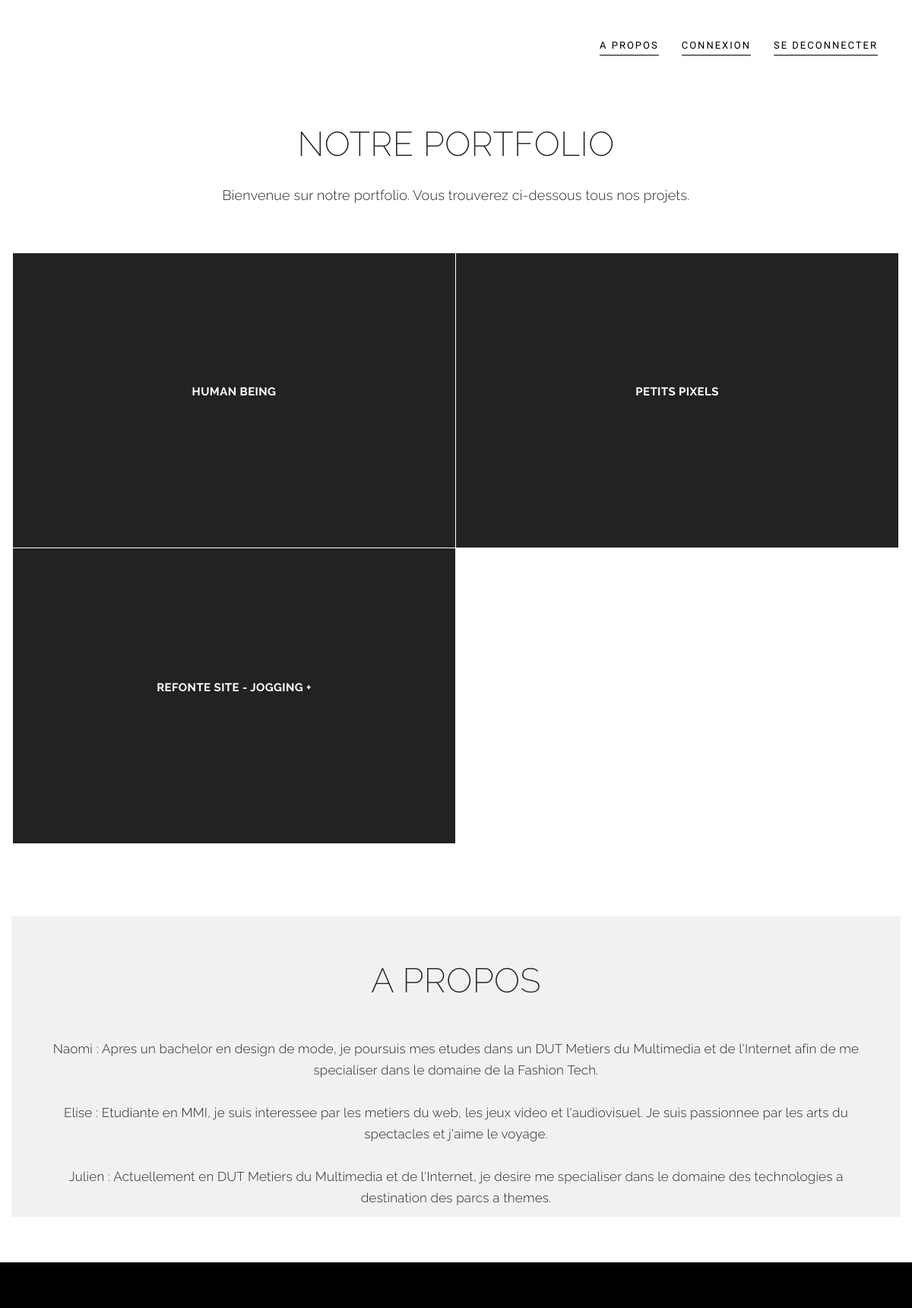
The page / on the database its author committed.
### tables this page shows
CREATE TABLE IF NOT EXISTS `works` (
  `id` int(11) NOT NULL AUTO_INCREMENT,
  `title` varchar(256) NOT NULL,
  `description` varchar(10000) NOT NULL,
  PRIMARY KEY (`id`)
);

CREATE TABLE IF NOT EXISTS `description` (
  `id` int(255) NOT NULL AUTO_INCREMENT,
  `texte` varchar(10000) NOT NULL,
  PRIMARY KEY (`id`)
);

### php/code.php (called while the page is built, shortened)
<?php
require("database.php");
class Users {
        function get_description()
    {
        global $db;
        $request = "SELECT texte FROM description WHERE id=1";
        $resultat = $db->query($request);
        $description = $resultat->fetch();
        return($description);
    }
}
class Works {
    function get_works()
    {
        global $db;
        $request = "SELECT * FROM works";
        $resultat = $db->query($request);
        $works = $resultat->fetchAll();
        return($works);
    }
}
?>

### index.php (the view, shortened to what this page needs)
<?php
include_once("php/code.php");
$user = new Users;
$work = new Works;
?>
<html lang="fr">
<head>
		<link href="css/bootstrap.min.css" rel="stylesheet">
		<link rel="stylesheet" href="https://maxcdn.bootstrapcdn.com/font-awesome/4.4.0/css/font-awesome.min.css">
		<link href="css/style.css" rel="stylesheet">
	</head>
	<body id="page-top" class="">
		<nav class="navbar navbar-default">
			<div class="container">
				<div class="navbar-header page-scroll">
					<a class="navbar-brand page-scroll" href="#page-top"></a>
				</div>
				<div class="navbar-collapse collapse in" id="bs-example-navbar-collapse-1" aria-expanded="true" style="">
					<ul class="nav navbar-nav navbar-right">
						<li>
							<a class="page-scroll" href="#about">A Propos</a>
						</li>
						<li>
							<a class="page-scroll" href="login.php">Connexion</a>
						</li>
						<li>
                        <li>
                            <a class="page-scroll" href="logout.php">Se deconnecter</a>
                        </li>
					</ul>
				</div>
			</div>
		</nav>
		<section id="portfolio">
			<div class="container">
			<div class="row">
				<div class="col-lg-12 text-center">
					<div class="section-title">
						<h2>Notre portfolio</h2>
						<p>Bienvenue sur notre portfolio. Vous trouverez ci-dessous tous nos projets.</p>
					</div>
				</div>
			</div>
			<div class="row row-0-gutter">
                <?php
                 $allworks = $work->get_works();
                foreach($allworks as $w)
                  { ?>
				<div class="col-md-6 col-0-gutter">
					<div class="ot-portfolio-item">
						<a href="project.php?id=<?php echo($w["id"]); ?>">
                            <figure class="effect-bubba">
							<img src="images/demo/portfolio-1.jpg" alt="img02" class="img-responsive">
							<figcaption>
								<h2>
                                <?php echo($w["title"]); ?></h2>
							</figcaption>
						</figure>
                    </a>
					</div>
				</div>
            <?php } ?>
			</div>
			</div>
		</section>
		<section id="about" class="mz-module">
			<div class="container light-bg">
				<div class="row">
					<div class="col-lg-12 text-center">
						<div class="section-title">
							<h2>A PROPOS</h2>
						</div>
					</div>
				</div>
				<div class="row">
					<div class="text-center">
						<div class="mz-about-container">
						<p><?php $description = $user->get_description();
                         echo ($description["texte"]); ?></p>
						</div>
					</div>
					<div class="col-md-6">
					</div>
				</div>
			</div>
		</section>
		<footer>
		</footer>
</body></html>

### css/style.css (style rules this page uses)
body { margin: 0px; font-family: "Raleway", Sans-serif; }
h1, h2, h3, h4, h5, h6 { font-weight: 200; letter-spacing: 0.4px; font-family: "Raleway", Sans-serif; color: #232323; }
p { font-family: 'Raleway', sans-serif; font-size: 17px; font-weight: 300; line-height: 28px; letter-spacing: 0.2px; color: #252525; }
a, a:hover, a:focus, a:active, a.active { outline: 0; }
@media (min-width: 768px) { section { padding: 150px 0; } }
section { padding: 35px 0 60px; }
.row-0-gutter { margin-left: -13px; margin-right: -13px; }
.col-0-gutter { padding-left: 0; padding-right: 0; }
.navbar-default { background-color: #F1F1F1; border-color: transparent }
.navbar-default .navbar-brand { color: #fff; padding: 5px; }
.navbar-default .navbar-collapse { border-color: rgba(255,255,255,.02) }
.navbar-default .nav li a { font-family: "Roboto",sans-serif; text-transform: uppercase; font-size: 13px; font-weight: 400; letter-spacing: 2px; color: #000; border-bottom: 1px solid; border-color: #000; margin: 10px 15px; padding: 0 0 2px 0; }
@media (min-width:768px) { .navbar-default { background-color: transparent; padding: 40px 0 0px; -webkit-transition:padding .3s; -moz-transition:padding .3s; transition:padding .3s; border:0 } }
@media (min-width:768px) { .navbar-default .navbar-brand { font-size: 2em; -webkit-transition:all .3s; -moz-transition:all .3s; transition:all .3s padding: 0px; } }
@media (min-width:768px) { .navbar-nav>li>a { padding-top: 15px; padding-bottom: 4px; } }
.section-title { padding-bottom: 30px; }
.section-title h2 { font-size: 45px; text-transform: uppercase; }
.section-title p { font-size: 18px; font-weight: 300; line-height: 33px; margin: 25px 100px 30px 100px; }
.mz-module .section-title { padding: 40px 0; }
.mz-about-container { padding: 0 50px; }
figure { position: relative; overflow: hidden; margin: 0 1px 1px 0; background: #726FB9; text-align: center; cursor: pointer; }
figcaption { position: absolute; top: 0; left: 0; width: 100%; height: 100%; }
.ot-portfolio-item figure figcaption, .ot-portfolio-item figure figcaption > a { position: absolute; top: 0; left: 0; width: 100%; height: 100%; }
figure.effect-bubba { background: #000; margin-bottom: 1px; }
figure.effect-bubba img { opacity: 0.8; -webkit-transition: opacity 0.35s; transition: opacity 0.35s; }
figure.effect-bubba figcaption::before, figure.effect-bubba figcaption::after { position: absolute; top: 30px; right: 30px; bottom: 30px; left: 30px; content: ''; opacity: 0; -webkit-transition: opacity 0.35s, -webkit-transform 0.35s; transition: opacity 0.35s, transform 0.35s; }
figure.effect-bubba figcaption::before { border-top: 1px solid #fff; border-bottom: 1px solid #fff; -webkit-transform: scale(0,1); transform: scale(0,1); }
figure.effect-bubba figcaption::after { border-right: 1px solid #fff; border-left: 1px solid #fff; -webkit-transform: scale(1,0); transform: scale(1,0); }
figure.effect-bubba h2 { color: #fff; font-size: 15px; font-weight: 700; text-transform: uppercase; padding-top: 30%; -webkit-transition: -webkit-transform 0.35s; transition: transform 0.35s; -webkit-transform: translate3d(0,-20px,0); transform: translate3d(0,-20px,0); }
.light-bg { background: #f1f1f1; }
footer { padding: 30px; background-color: #000; }

### rows shown on the page
works: title "HUMAN BEING"
works: title "PETITS PIXELS"
works: title "REFONTE SITE - JOGGING +"
description: texte "Naomi : Apres un bachelor en design de mode, je poursuis mes etudes dans un DUT Metiers du Multimedia et de l'Internet afin de me specialiser dans le domaine de la Fashion Tech. Elise : Etudiante en MMI, je suis interessee par les metiers du web, les jeux video et l'audiovisuel. Je suis passionnee par les arts du spectacles et j'aime le voyage. Julien : Actuellement en DUT Metiers du Multimedia et de l'Internet, je desire me specialiser dans le domaine des technologies a destination des parcs a themes."
